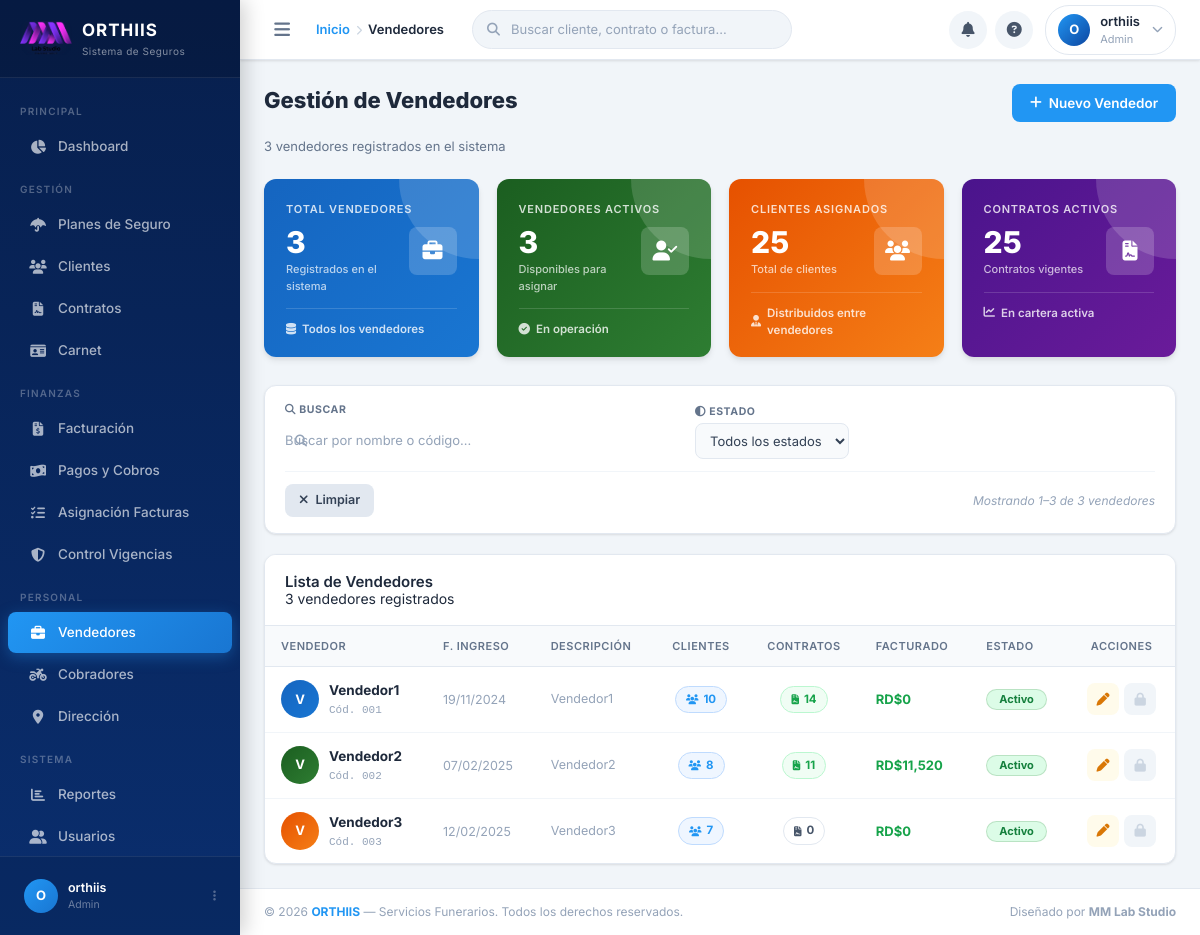
/vendedores.php (signed in), run on the app's committed database.
### tables this page shows
CREATE TABLE `configuracion_sistema` (
  `id` int(11) NOT NULL,
  `nombre_empresa` varchar(100) NOT NULL,
  `rif` varchar(20) DEFAULT NULL,
  `direccion` text DEFAULT NULL,
  `telefono` varchar(15) DEFAULT NULL,
  `celular` varchar(15) DEFAULT NULL,
  `email` varchar(100) DEFAULT NULL,
  `logo_url` varchar(255) DEFAULT NULL,
  `moneda` varchar(10) DEFAULT 'USD',
  `dias_gracia_pago` int(11) DEFAULT 5,
  `formato_factura` text DEFAULT NULL,
  `created_at` timestamp NOT NULL DEFAULT current_timestamp(),
  `updated_at` timestamp NOT NULL DEFAULT current_timestamp() ON UPDATE current_timestamp()
);

CREATE TABLE `vendedores` (
  `id` int(11) NOT NULL,
  `codigo` varchar(3) NOT NULL,
  `nombre_completo` varchar(200) NOT NULL,
  `descripcion` text DEFAULT NULL,
  `fecha_ingreso` date NOT NULL,
  `estado` enum('activo','inactivo') DEFAULT 'activo',
  `created_at` timestamp NOT NULL DEFAULT current_timestamp(),
  `updated_at` timestamp NOT NULL DEFAULT current_timestamp() ON UPDATE current_timestamp()
);

### vendedores.php (the view, shortened to what the rows shown need)
<?php
require_once 'config.php';
$vendedores = $conn->query("
    SELECT v.*,
           COUNT(DISTINCT cl.id)  AS total_clientes,
           COUNT(DISTINCT co.id)  AS total_contratos,
           COALESCE(SUM(CASE WHEN f.estado = 'pagada' THEN f.monto ELSE 0 END), 0) AS total_facturado
    FROM vendedores v
    LEFT JOIN clientes   cl ON cl.vendedor_id = v.id
    LEFT JOIN contratos  co ON co.vendedor_id = v.id AND co.estado = 'activo'
    LEFT JOIN facturas    f  ON f.contrato_id  = co.id
    GROUP BY v.id
    ORDER BY v.nombre_completo ASC
")->fetchAll();
require_once 'header.php';
?>
<div class="card fade-in">
    <div style="overflow-x:auto;">
        <table class="data-table" id="tablaVendedores">
            <thead>
                <tr>
                    <th>Vendedor</th>
                    <th>F. Ingreso</th>
                    <th>Descripción</th>
                    <th style="text-align:center;">Clientes</th>
                    <th style="text-align:center;">Contratos</th>
                    <th>Facturado</th>
                    <th>Estado</th>
                    <th style="text-align:center;">Acciones</th>
                </tr>
            </thead>
            <tbody id="tablaBody">
            <?php if (!empty($vendedores)): ?>
                <?php
                $gradients = [
                    'linear-gradient(135deg,#1565C0,#1976D2)',
                    'linear-gradient(135deg,#1B5E20,#2E7D32)',
                    'linear-gradient(135deg,#E65100,#F57F17)',
                    'linear-gradient(135deg,#B71C1C,#C62828)',
                    'linear-gradient(135deg,#4A148C,#6A1B9A)',
                    'linear-gradient(135deg,#004D40,#00695C)',
                ];
                foreach ($vendedores as $i => $v):
                    $ini  = strtoupper(substr($v['nombre_completo'], 0, 1));
                    $grad = $gradients[$i % count($gradients)];
                ?>
                <tr data-nombre="<?php echo strtolower(htmlspecialchars($v['nombre_completo'])); ?>"
                    data-codigo="<?php echo strtolower(htmlspecialchars($v['codigo'])); ?>"
                    data-estado="<?php echo $v['estado']; ?>">
                    <td>
                        <div style="display:flex;align-items:center;gap:10px;">
                            <div class="vend-avatar" style="background:<?php echo $grad; ?>;">
                                <?php echo $ini; ?>
                            </div>
                            <div>
                                <div class="td-vend-name"><?php echo htmlspecialchars($v['nombre_completo']); ?></div>
                                <div class="td-vend-code">Cód. <?php echo htmlspecialchars($v['codigo']); ?></div>
                            </div>
                        </div>
                    </td>
                    <td><span class="td-muted"><?php echo date('d/m/Y', strtotime($v['fecha_ingreso'])); ?></span></td>
                    <td>
                        <span class="td-muted" style="max-width:200px;display:block;
                              overflow:hidden;text-overflow:ellipsis;white-space:nowrap;"
                              title="<?php echo htmlspecialchars($v['descripcion'] ?: ''); ?>">
                            <?php echo htmlspecialchars($v['descripcion'] ?: '—'); ?>
                        </span>
                    </td>
                    <td style="text-align:center;">
                        <span class="stat-chip <?php echo $v['total_clientes'] > 0 ? 'blue' : ''; ?>">
                            <i class="fas fa-users" style="font-size:10px;"></i>
                            <?php echo number_format($v['total_clientes']); ?>
                        </span>
                    </td>
                    <td style="text-align:center;">
                        <span class="stat-chip <?php echo $v['total_contratos'] > 0 ? 'green' : ''; ?>">
                            <i class="fas fa-file-contract" style="font-size:10px;"></i>
                            <?php echo number_format($v['total_contratos']); ?>
                        </span>
                    </td>
                    <td>
                        <span class="td-amount">
                            RD$<?php echo number_format($v['total_facturado'], 0); ?>
                        </span>
                    </td>
                    <td>
                        <span class="badge badge-<?php echo $v['estado']; ?>">
                            <?php echo ucfirst($v['estado']); ?>
                        </span>
                    </td>
                    <td>
                        <div class="tbl-actions">
                            <button class="btn-tbl edit" title="Editar"
                                    onclick='editarVendedor(<?php echo json_encode([
                                        "id"             => $v["id"],
                                        "codigo"         => $v["codigo"],
                                        "nombre_completo"=> $v["nombre_completo"],
                                        "descripcion"    => $v["descripcion"],
                                        "fecha_ingreso"  => $v["fecha_ingreso"],
                                        "estado"         => $v["estado"],
                                        "total_clientes" => $v["total_clientes"],
                                        "total_contratos"=> $v["total_contratos"],
                                    ], JSON_HEX_APOS|JSON_HEX_QUOT); ?>)'>
                                <i class="fas fa-pen"></i>
                            </button>
                            <?php if ($v['total_clientes'] == 0 && $v['total_contratos'] == 0): ?>
                            <button class="btn-tbl del" title="Eliminar vendedor"
                                    onclick="confirmarEliminar(<?php echo $v['id']; ?>, '<?php echo htmlspecialchars(addslashes($v['nombre_completo'])); ?>')">
                                <i class="fas fa-trash"></i>
                            </button>
                            <?php else: ?>
                            <button class="btn-tbl" title="Tiene clientes o contratos asignados — no eliminable"
                                    style="background:var(--gray-100);color:var(--gray-300);cursor:not-allowed;"
                                    disabled>
                                <i class="fas fa-lock"></i>
                            </button>
                            <?php endif; ?>
                        </div>
                    </td>
                </tr>
                <?php endforeach; ?>
            <?php endif; ?>
            </tbody>
        </table>
    </div>
</div>
<?php require_once 'footer.php'; ?>

### header.php (shortened to what the rows shown need)
<?php
require_once 'config.php';
require_once 'toast.php';
$stmtConfig = $conn->prepare("SELECT logo_url FROM configuracion_sistema WHERE id = 1");
$stmtConfig->execute();
$config = $stmtConfig->fetch();
?>
<!DOCTYPE html>
<html lang="es">
<head>
    <link href="https://cdnjs.cloudflare.com/ajax/libs/font-awesome/6.5.0/css/all.min.css" rel="stylesheet">
    <link rel="stylesheet" href="https://cdn.jsdelivr.net/npm/toastify-js/src/toastify.min.css">
    <link href="https://cdn.jsdelivr.net/npm/bootstrap@5.1.3/dist/css/bootstrap.min.css" rel="stylesheet">
    <link rel="stylesheet" href="https://cdn.jsdelivr.net/npm/bootstrap@4.6.2/dist/css/bootstrap.min.css">
    <link rel="stylesheet" href="styles.css">
    <?php echo Toast::render(); ?>
</head>
<body>
<aside class="sidebar" id="sidebar">
    <div class="sidebar-brand">
        <?php if (!empty($config['logo_url'])): ?>
            <img src="<?php echo htmlspecialchars($config['logo_url']); ?>"
                 alt="Orthiis Logo"
                 style="height:34px;width:auto;border-radius:8px;object-fit:contain;">
        <?php else: ?>
            <div class="brand-icon">
                <i class="fas fa-shield-halved"></i>
            </div>
        <?php endif; ?>
        <div class="brand-text">
            <div class="brand-name">ORTHIIS</div>
            <div class="brand-sub">Sistema de Seguros</div>
        </div>
    </div>
</aside>
<div class="main-wrapper" id="mainWrapper">
    <div class="page-content">

### data on the page
configuracion_sistema: logo_url (picture)
vendedores: nombre_completo "V", nombre_completo "Vendedor1", codigo "001", fecha_ingreso "19/11/2024", descripcion "Vendedor1", total_clientes "10", total_contratos "14", total_facturado "0", estado "Activo"
vendedores: nombre_completo "V", nombre_completo "Vendedor2", codigo "002", fecha_ingreso "07/02/2025", descripcion "Vendedor2", total_clientes "8", total_contratos "11", total_facturado "11,520", estado "Activo"
vendedores: nombre_completo "V", nombre_completo "Vendedor3", codigo "003", fecha_ingreso "12/02/2025", descripcion "Vendedor3", total_clientes "7", total_contratos "0", total_facturado "0", estado "Activo"

### other printed values
$iniciales "O"
$usuarioNombre "orthiis"
$usuarioRol "Admin"
$tituloActual "Vendedores"
$total_vend "3"
$vend_activos "3"
$total_clients "25"
$total_ctrs "25"
